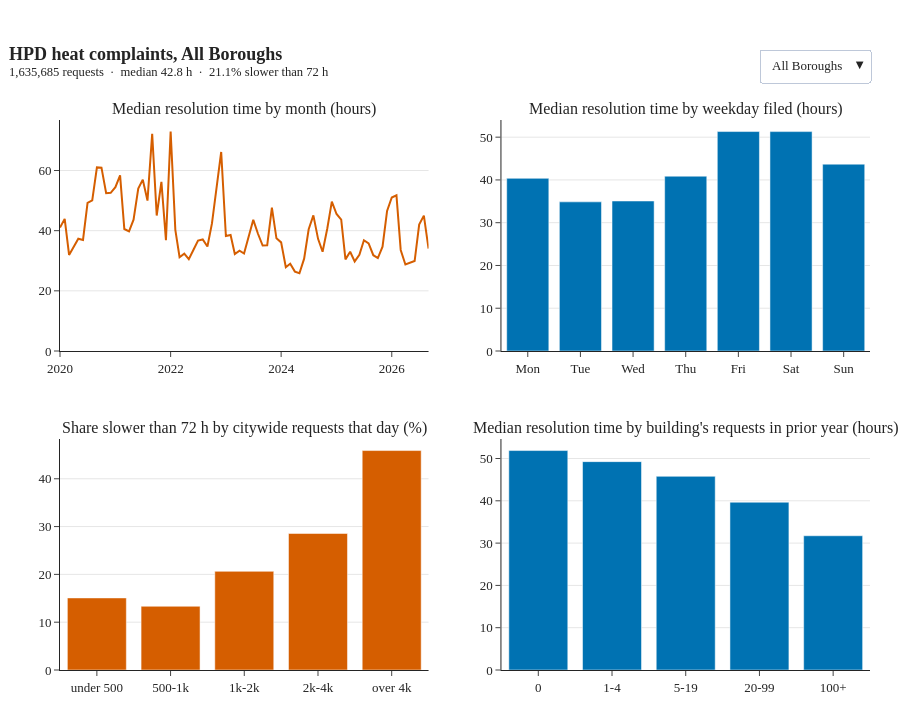

Notebook code for this chart:
### Code cell
if go is not None:
    fig = make_subplots(
        rows=2, cols=2, vertical_spacing=0.16, horizontal_spacing=0.09,
        subplot_titles=[
            "Median resolution time by month (hours)",
            "Median resolution time by weekday filed (hours)",
            "Share slower than 72 h by citywide requests that day (%)",
            "Median resolution time by building's requests in prior year (hours)",
        ],
    )
    for k, name in enumerate(SELECTIONS):
        p = panels[name]
        visible = k == 0
        fig.add_trace(go.Scatter(x=p["monthly"].index, y=p["monthly"].values, mode="lines", line={"color": VERMILION, "width": 2},
                                 name="monthly", visible=visible, hovertemplate="%{x|%b %Y}: %{y:.1f} h<extra></extra>"), 1, 1)
        fig.add_trace(go.Bar(x=[d[:3] for d in WEEKDAY_ORDER], y=p["weekday"].values, marker_color=BLUE,
                             name="weekday", visible=visible, hovertemplate="%{x}: %{y:.1f} h<extra></extra>"), 1, 2)
        fig.add_trace(go.Bar(x=VOLUME_BANDS, y=p["volume"].values, marker_color=VERMILION,
                             name="workload", visible=visible, hovertemplate="%{x}: %{y:.1f}%<extra></extra>"), 2, 1)
        fig.add_trace(go.Bar(x=HISTORY_BANDS, y=p["history"].values, marker_color=BLUE,
                             name="history", visible=visible, hovertemplate="%{x} prior requests: %{y:.1f} h<extra></extra>"), 2, 2)

    buttons = []
    for k, name in enumerate(SELECTIONS):
        visible = [j // 4 == k for j in range(4 * len(SELECTIONS))]
        buttons.append({"label": name.title(), "method": "update",
                        "args": [{"visible": visible}, {"title.text": f"<b>HPD heat complaints, {name.title()}</b><br><sup>{panels[name]['title']}</sup>"}]})

    fig.update_layout(
        title={"text": f"<b>HPD heat complaints, All Boroughs</b><br><sup>{panels['All boroughs']['title']}</sup>", "x": 0.01},
        updatemenus=[{"buttons": buttons, "x": 1.0, "xanchor": "right", "y": 1.13, "yanchor": "top", "showactive": True}],
        template="simple_white", font={"family": "Times New Roman, DejaVu Serif, serif", "size": 13},
        height=720, showlegend=False, margin={"t": 120, "l": 60, "r": 30, "b": 50},
    )
    fig.update_yaxes(rangemode="tozero", gridcolor="#E6E6E6", showgrid=True)
    fig.write_html(FIG_DIR / "dashboard.html", include_plotlyjs=True)
    fig.show()

### Figure 1 — Plotly figure (JSON) as saved in the notebook; plotly's stock layout.template omitted (floating-point values rounded to 4 significant figures)
{"data": [{"hovertemplate": "%{x|%b %Y}: %{y:.1f} h<extra></extra>", "line": {"color": "#D55E00", "width": 2}, "mode": "lines", "name": "monthly", "type": "scatter", "visible": true, "x": ["2020-01-01T00:00:00", "2020-02-01T00:00:00", "2020-03-01T00:00:00", "2020-04-01T00:00:00", "2020-05-01T00:00:00", "2020-06-01T00:00:00", "2020-07-01T00:00:00", "2020-08-01T00:00:00", "2020-09-01T00:00:00", "2020-10-01T00:00:00", "2020-11-01T00:00:00", "2020-12-01T00:00:00", "2021-01-01T00:00:00", "2021-02-01T00:00:00", "2021-03-01T00:00:00", "2021-04-01T00:00:00", "2021-05-01T00:00:00", "2021-06-01T00:00:00", "2021-07-01T00:00:00", "2021-08-01T00:00:00", "2021-09-01T00:00:00", "2021-10-01T00:00:00", "2021-11-01T00:00:00", "2021-12-01T00:00:00", "2022-01-01T00:00:00", "2022-02-01T00:00:00", "2022-03-01T00:00:00", "2022-04-01T00:00:00", "2022-05-01T00:00:00", "2022-06-01T00:00:00", "2022-07-01T00:00:00", "2022-08-01T00:00:00", "2022-09-01T00:00:00", "2022-10-01T00:00:00", "2022-11-01T00:00:00", "2022-12-01T00:00:00", "2023-01-01T00:00:00", "2023-02-01T00:00:00", "2023-03-01T00:00:00", "2023-04-01T00:00:00", "2023-05-01T00:00:00", "2023-06-01T00:00:00", "2023-07-01T00:00:00", "2023-08-01T00:00:00", "2023-09-01T00:00:00", "2023-10-01T00:00:00", "2023-11-01T00:00:00", "2023-12-01T00:00:00", "2024-01-01T00:00:00", "2024-02-01T00:00:00", "2024-03-01T00:00:00", "2024-04-01T00:00:00", "2024-05-01T00:00:00", "2024-06-01T00:00:00", "2024-07-01T00:00:00", "2024-08-01T00:00:00", "2024-09-01T00:00:00", "2024-10-01T00:00:00", "2024-11-01T00:00:00", "2024-12-01T00:00:00", "2025-01-01T00:00:00", "2025-02-01T00:00:00", "2025-03-01T00:00:00", "2025-04-01T00:00:00", "2025-05-01T00:00:00", "2025-06-01T00:00:00", "2025-07-01T00:00:00", "2025-08-01T00:00:00", "2025-09-01T00:00:00", "2025-10-01T00:00:00", "2025-11-01T00:00:00", "2025-12-01T00:00:00", "2026-01-01T00:00:00", "2026-02-01T00:00:00", "2026-03-01T00:00:00", "2026-04-01T00:00:00", "2026-05-01T00:00:00", "2026-06-01T00:00:00", "2026-07-01T00:00:00", "2026-08-01T00:00:00", "2026-09-01T00:00:00"], "xaxis": "x", "y": [41.05, 43.92, 31.94, 34.78, 37.32, 36.9, 49.25, 50.1, 61.03, 60.95, 52.46, 52.58, 54.43, 58.38, 40.55, 39.79, 43.64, 53.97, 56.95, 49.99, 72.17, 45.04, 56.22, 36.83, 72.95, 40.27, 31.17, 32.34, 30.54, 33.67, 36.73, 37.07, 34.72, 42.41, 55.39, 66.15, 38.23, 38.59, 32.22, 33.35, 32.41, 38.34, 43.59, 38.97, 35.07, 35.12, 47.68, 37.46, 36.1, 27.83, 28.98, 26.4, 25.84, 30.7, 40.48, 45.08, 37.29, 33.0, 40.72, 49.67, 45.54, 43.68, 30.45, 32.99, 29.78, 31.96, 36.81, 35.74, 31.84, 30.9, 34.67, 46.58, 51.03, 51.75, 33.59, 28.76, 29.23, 29.91, 42.01, 45.0, 34.01], "yaxis": "y"}, {"hovertemplate": "%{x}: %{y:.1f} h<extra></extra>", "marker": {"color": "#0072B2"}, "name": "weekday", "type": "bar", "visible": true, "x": ["Mon", "Tue", "Wed", "Thu", "Fri", "Sat", "Sun"], "xaxis": "x2", "y": [40.37, 34.87, 35.07, 40.88, 51.31, 51.3, 43.69], "yaxis": "y2"}, {"hovertemplate": "%{x}: %{y:.1f}%<extra></extra>", "marker": {"color": "#D55E00"}, "name": "workload", "type": "bar", "visible": true, "x": ["under 500", "500-1k", "1k-2k", "2k-4k", "over 4k"], "xaxis": "x3", "y": [15.07, 13.33, 20.64, 28.56, 45.9], "yaxis": "y3"}, {"hovertemplate": "%{x} prior requests: %{y:.1f} h<extra></extra>", "marker": {"color": "#0072B2"}, "name": "history", "type": "bar", "visible": true, "x": ["0", "1-4", "5-19", "20-99", "100+"], "xaxis": "x4", "y": [51.88, 49.26, 45.79, 39.67, 31.74], "yaxis": "y4"}, {"hovertemplate": "%{x|%b %Y}: %{y:.1f} h<extra></extra>", "line": {"color": "#D55E00", "width": 2}, "mode": "lines", "name": "monthly", "type": "scatter", "visible": false, "x": ["2020-01-01T00:00:00", "2020-02-01T00:00:00", "2020-03-01T00:00:00", "2020-04-01T00:00:00", "2020-05-01T00:00:00", "2020-06-01T00:00:00", "2020-07-01T00:00:00", "2020-08-01T00:00:00", "2020-09-01T00:00:00", "2020-10-01T00:00:00", "2020-11-01T00:00:00", "2020-12-01T00:00:00", "2021-01-01T00:00:00", "2021-02-01T00:00:00", "2021-03-01T00:00:00", "2021-04-01T00:00:00", "2021-05-01T00:00:00", "2021-06-01T00:00:00", "2021-07-01T00:00:00", "2021-08-01T00:00:00", "2021-09-01T00:00:00", "2021-10-01T00:00:00", "2021-11-01T00:00:00", "2021-12-01T00:00:00", "2022-01-01T00:00:00", "2022-02-01T00:00:00", "2022-03-01T00:00:00", "2022-04-01T00:00:00", "2022-05-01T00:00:00", "2022-06-01T00:00:00", "2022-07-01T00:00:00", "2022-08-01T00:00:00", "2022-09-01T00:00:00", "2022-10-01T00:00:00", "2022-11-01T00:00:00", "2022-12-01T00:00:00", "2023-01-01T00:00:00", "2023-02-01T00:00:00", "2023-03-01T00:00:00", "2023-04-01T00:00:00", "2023-05-01T00:00:00", "2023-06-01T00:00:00", "2023-07-01T00:00:00", "2023-08-01T00:00:00", "2023-09-01T00:00:00", "2023-10-01T00:00:00", "2023-11-01T00:00:00", "2023-12-01T00:00:00", "2024-01-01T00:00:00", "2024-02-01T00:00:00", "2024-03-01T00:00:00", "2024-04-01T00:00:00", "2024-05-01T00:00:00", "2024-06-01T00:00:00", "2024-07-01T00:00:00", "2024-08-01T00:00:00", "2024-09-01T00:00:00", "2024-10-01T00:00:00", "2024-11-01T00:00:00", "2024-12-01T00:00:00", "2025-01-01T00:00:00", "2025-02-01T00:00:00", "2025-03-01T00:00:00", "2025-04-01T00:00:00", "2025-05-01T00:00:00", "2025-06-01T00:00:00", "2025-07-01T00:00:00", "2025-08-01T00:00:00", "2025-09-01T00:00:00", "2025-10-01T00:00:00", "2025-11-01T00:00:00", "2025-12-01T00:00:00", "2026-01-01T00:00:00", "2026-02-01T00:00:00", "2026-03-01T00:00:00", "2026-04-01T00:00:00", "2026-05-01T00:00:00", "2026-06-01T00:00:00", "2026-07-01T00:00:00", "2026-08-01T00:00:00", "2026-09-01T00:00:00"], "xaxis": "x", "y": [40.91, 41.28, 28.0, 28.65, 30.21, 31.66, 47.63, 51.25, 53.63, 51.14, 47.69, 53.34, 54.33, 55.21, 35.01, 31.43, 30.52, 50.86, 51.97, 33.84, 66.38, 36.04, 42.49, 29.91, 57.75, 34.39, 25.98, 27.92, 25.77, 32.88, 35.92, 30.68, 24.69, 31.57, 45.19, 54.48, 35.05, 36.1, 32.72, 29.61, 30.1, 26.85, 33.66, 26.73, 27.88, 31.0, 43.99, 35.2, 29.6, 23.53, 24.55, 24.2, 22.82, 25.47, 31.96, 38.5, 33.82, 29.31, 32.23, 44.45, 35.84, 36.01, 27.95, 31.09, 28.64, 30.04, 32.36, 35.86, 31.5, 24.87, 30.83, 41.17, 44.88, 39.55, 31.02, 28.75, 30.91, 32.66, 46.42, 43.08, 34.46], "yaxis": "y"}, {"hovertemplate": "%{x}: %{y:.1f} h<extra></extra>", "marker": {"color": "#0072B2"}, "name": "weekday", "type": "bar", "visible": false, "x": ["Mon", "Tue", "Wed", "Thu", "Fri", "Sat", "Sun"], "xaxis": "x2", "y": [32.96, 30.36, 28.78, 31.3, 48.11, 48.44, 37.51], "yaxis": "y2"}, {"hovertemplate": "%{x}: %{y:.1f}%<extra></extra>", "marker": {"color": "#D55E00"}, "name": "workload", "type": "bar", "visible": false, "x": ["under 500", "500-1k", "1k-2k", "2k-4k", "over 4k"], "xaxis": "x3", "y": [10.73, 9.42, 14.97, 18.99, 28.87], "yaxis": "y3"}, {"hovertemplate": "%{x} prior requests: %{y:.1f} h<extra></extra>", "marker": {"color": "#0072B2"}, "name": "history", "type": "bar", "visible": false, "x": ["0", "1-4", "5-19", "20-99", "100+"], "xaxis": "x4", "y": [46.7, 44.72, 41.34, 35.32, 28.54], "yaxis": "y4"}, {"hovertemplate": "%{x|%b %Y}: %{y:.1f} h<extra></extra>", "line": {"color": "#D55E00", "width": 2}, "mode": "lines", "name": "monthly", "type": "scatter", "visible": false, "x": ["2020-01-01T00:00:00", "2020-02-01T00:00:00", "2020-03-01T00:00:00", "2020-04-01T00:00:00", "2020-05-01T00:00:00", "2020-06-01T00:00:00", "2020-07-01T00:00:00", "2020-08-01T00:00:00", "2020-09-01T00:00:00", "2020-10-01T00:00:00", "2020-11-01T00:00:00", "2020-12-01T00:00:00", "2021-01-01T00:00:00", "2021-02-01T00:00:00", "2021-03-01T00:00:00", "2021-04-01T00:00:00", "2021-05-01T00:00:00", "2021-06-01T00:00:00", "2021-07-01T00:00:00", "2021-08-01T00:00:00", "2021-09-01T00:00:00", "2021-10-01T00:00:00", "2021-11-01T00:00:00", "2021-12-01T00:00:00", "2022-01-01T00:00:00", "2022-02-01T00:00:00", "2022-03-01T00:00:00", "2022-04-01T00:00:00", "2022-05-01T00:00:00", "2022-06-01T00:00:00", "2022-07-01T00:00:00", "2022-08-01T00:00:00", "2022-09-01T00:00:00", "2022-10-01T00:00:00", "2022-11-01T00:00:00", "2022-12-01T00:00:00", "2023-01-01T00:00:00", "2023-02-01T00:00:00", "2023-03-01T00:00:00", "2023-04-01T00:00:00", "2023-05-01T00:00:00", "2023-06-01T00:00:00", "2023-07-01T00:00:00", "2023-08-01T00:00:00", "2023-09-01T00:00:00", "2023-10-01T00:00:00", "2023-11-01T00:00:00", "2023-12-01T00:00:00", "2024-01-01T00:00:00", "2024-02-01T00:00:00", "2024-03-01T00:00:00", "2024-04-01T00:00:00", "2024-05-01T00:00:00", "2024-06-01T00:00:00", "2024-07-01T00:00:00", "2024-08-01T00:00:00", "2024-09-01T00:00:00", "2024-10-01T00:00:00", "2024-11-01T00:00:00", "2024-12-01T00:00:00", "2025-01-01T00:00:00", "2025-02-01T00:00:00", "2025-03-01T00:00:00", "2025-04-01T00:00:00", "2025-05-01T00:00:00", "2025-06-01T00:00:00", "2025-07-01T00:00:00", "2025-08-01T00:00:00", "2025-09-01T00:00:00", "2025-10-01T00:00:00", "2025-11-01T00:00:00", "2025-12-01T00:00:00", "2026-01-01T00:00:00", "2026-02-01T00:00:00", "2026-03-01T00:00:00", "2026-04-01T00:00:00", "2026-05-01T00:00:00", "2026-06-01T00:00:00", "2026-07-01T00:00:00", "2026-08-01T00:00:00", "2026-09-01T00:00:00"], "xaxis": "x", "y": [39.04, 40.21, 30.1, 32.24, 33.06, 42.46, 52.21, 52.05, 78.79, 68.05, 60.01, 50.16, 50.66, 55.72, 42.4, 47.9, 52.72, 71.95, 77.81, 80.01, 82.58, 60.39, 64.91, 36.82, 84.34, 42.13, 33.82, 33.93, 40.33, 44.42, 42.73, 47.14, 43.67, 44.99, 68.9, 69.84, 34.01, 35.95, 25.93, 30.69, 27.2, 41.89, 49.76, 41.9, 37.1, 37.82, 42.58, 34.02, 39.98, 29.84, 31.86, 28.96, 27.76, 36.59, 41.92, 68.18, 40.77, 35.11, 46.88, 58.56, 46.26, 43.95, 31.49, 30.85, 27.48, 30.59, 37.41, 38.3, 30.96, 31.48, 37.74, 51.22, 66.52, 78.31, 42.88, 29.76, 30.79, 31.37, 45.75, 47.63, 33.33], "yaxis": "y"}, {"hovertemplate": "%{x}: %{y:.1f} h<extra></extra>", "marker": {"color": "#0072B2"}, "name": "weekday", "type": "bar", "visible": false, "x": ["Mon", "Tue", "Wed", "Thu", "Fri", "Sat", "Sun"], "xaxis": "x2", "y": [43.51, 37.03, 38.93, 45.13, 52.85, 53.37, 46.62], "yaxis": "y2"}, {"hovertemplate": "%{x}: %{y:.1f}%<extra></extra>", "marker": {"color": "#D55E00"}, "name": "workload", "type": "bar", "visible": false, "x": ["under 500", "500-1k", "1k-2k", "2k-4k", "over 4k"], "xaxis": "x3", "y": [18.04, 13.12, 22.64, 33.89, 59.16], "yaxis": "y3"}, {"hovertemplate": "%{x} prior requests: %{y:.1f} h<extra></extra>", "marker": {"color": "#0072B2"}, "name": "history", "type": "bar", "visible": false, "x": ["0", "1-4", "5-19", "20-99", "100+"], "xaxis": "x4", "y": [52.32, 50.06, 46.99, 41.8, 34.61], "yaxis": "y4"}, {"hovertemplate": "%{x|%b %Y}: %{y:.1f} h<extra></extra>", "line": {"color": "#D55E00", "width": 2}, "mode": "lines", "name": "monthly", "type": "scatter", "visible": false, "x": ["2020-01-01T00:00:00", "2020-02-01T00:00:00", "2020-03-01T00:00:00", "2020-04-01T00:00:00", "2020-05-01T00:00:00", "2020-06-01T00:00:00", "2020-07-01T00:00:00", "2020-08-01T00:00:00", "2020-09-01T00:00:00", "2020-10-01T00:00:00", "2020-11-01T00:00:00", "2020-12-01T00:00:00", "2021-01-01T00:00:00", "2021-02-01T00:00:00", "2021-03-01T00:00:00", "2021-04-01T00:00:00", "2021-05-01T00:00:00", "2021-06-01T00:00:00", "2021-07-01T00:00:00", "2021-08-01T00:00:00", "2021-09-01T00:00:00", "2021-10-01T00:00:00", "2021-11-01T00:00:00", "2021-12-01T00:00:00", "2022-01-01T00:00:00", "2022-02-01T00:00:00", "2022-03-01T00:00:00", "2022-04-01T00:00:00", "2022-05-01T00:00:00", "2022-06-01T00:00:00", "2022-07-01T00:00:00", "2022-08-01T00:00:00", "2022-09-01T00:00:00", "2022-10-01T00:00:00", "2022-11-01T00:00:00", "2022-12-01T00:00:00", "2023-01-01T00:00:00", "2023-02-01T00:00:00", "2023-03-01T00:00:00", "2023-04-01T00:00:00", "2023-05-01T00:00:00", "2023-06-01T00:00:00", "2023-07-01T00:00:00", "2023-08-01T00:00:00", "2023-09-01T00:00:00", "2023-10-01T00:00:00", "2023-11-01T00:00:00", "2023-12-01T00:00:00", "2024-01-01T00:00:00", "2024-02-01T00:00:00", "2024-03-01T00:00:00", "2024-04-01T00:00:00", "2024-05-01T00:00:00", "2024-06-01T00:00:00", "2024-07-01T00:00:00", "2024-08-01T00:00:00", "2024-09-01T00:00:00", "2024-10-01T00:00:00", "2024-11-01T00:00:00", "2024-12-01T00:00:00", "2025-01-01T00:00:00", "2025-02-01T00:00:00", "2025-03-01T00:00:00", "2025-04-01T00:00:00", "2025-05-01T00:00:00", "2025-06-01T00:00:00", "2025-07-01T00:00:00", "2025-08-01T00:00:00", "2025-09-01T00:00:00", "2025-10-01T00:00:00", "2025-11-01T00:00:00", "2025-12-01T00:00:00", "2026-01-01T00:00:00", "2026-02-01T00:00:00", "2026-03-01T00:00:00", "2026-04-01T00:00:00", "2026-05-01T00:00:00", "2026-06-01T00:00:00", "2026-07-01T00:00:00", "2026-08-01T00:00:00", "2026-09-01T00:00:00"], "xaxis": "x", "y": [34.16, 50.71, 33.25, 51.96, 54.15, 28.34, 33.27, 37.74, 42.88, 57.13, 46.21, 47.1, 57.37, 65.28, 34.12, 34.73, 43.05, 44.34, 49.55, 34.63, 58.67, 41.91, 65.37, 45.51, 97.49, 46.71, 36.53, 35.34, 28.11, 27.56, 33.46, 41.27, 37.15, 46.99, 51.58, 68.27, 47.63, 44.31, 43.52, 45.01, 45.61, 50.21, 52.72, 44.62, 39.9, 44.1, 57.69, 45.81, 45.48, 36.44, 33.26, 29.25, 28.15, 32.8, 46.6, 42.94, 41.74, 35.18, 46.9, 53.38, 65.59, 52.31, 37.92, 43.77, 35.27, 32.74, 43.61, 37.04, 31.7, 39.01, 34.2, 46.99, 48.49, 45.26, 30.46, 26.85, 25.76, 26.53, 33.25, 40.76, 33.87], "yaxis": "y"}, {"hovertemplate": "%{x}: %{y:.1f} h<extra></extra>", "marker": {"color": "#0072B2"}, "name": "weekday", "type": "bar", "visible": false, "x": ["Mon", "Tue", "Wed", "Thu", "Fri", "Sat", "Sun"], "xaxis": "x2", "y": [44.61, 37.3, 39.45, 46.19, 54.08, 53.29, 46.46], "yaxis": "y2"}, {"hovertemplate": "%{x}: %{y:.1f}%<extra></extra>", "marker": {"color": "#D55E00"}, "name": "workload", "type": "bar", "visible": false, "x": ["under 500", "500-1k", "1k-2k", "2k-4k", "over 4k"], "xaxis": "x3", "y": [15.13, 16.43, 24.35, 33.84, 47.8], "yaxis": "y3"}, {"hovertemplate": "%{x} prior requests: %{y:.1f} h<extra></extra>", "marker": {"color": "#0072B2"}, "name": "history", "type": "bar", "visible": false, "x": ["0", "1-4", "5-19", "20-99", "100+"], "xaxis": "x4", "y": [54.4, 51.78, 48.29, 42.99, 35.71], "yaxis": "y4"}, {"hovertemplate": "%{x|%b %Y}: %{y:.1f} h<extra></extra>", "line": {"color": "#D55E00", "width": 2}, "mode": "lines", "name": "monthly", "type": "scatter", "visible": false, "x": ["2020-01-01T00:00:00", "2020-02-01T00:00:00", "2020-03-01T00:00:00", "2020-04-01T00:00:00", "2020-05-01T00:00:00", "2020-06-01T00:00:00", "2020-07-01T00:00:00", "2020-08-01T00:00:00", "2020-09-01T00:00:00", "2020-10-01T00:00:00", "2020-11-01T00:00:00", "2020-12-01T00:00:00", "2021-01-01T00:00:00", "2021-02-01T00:00:00", "2021-03-01T00:00:00", "2021-04-01T00:00:00", "2021-05-01T00:00:00", "2021-06-01T00:00:00", "2021-07-01T00:00:00", "2021-08-01T00:00:00", "2021-09-01T00:00:00", "2021-10-01T00:00:00", "2021-11-01T00:00:00", "2021-12-01T00:00:00", "2022-01-01T00:00:00", "2022-02-01T00:00:00", "2022-03-01T00:00:00", "2022-04-01T00:00:00", "2022-05-01T00:00:00", "2022-06-01T00:00:00", "2022-07-01T00:00:00", "2022-08-01T00:00:00", "2022-09-01T00:00:00", "2022-10-01T00:00:00", "2022-11-01T00:00:00", "2022-12-01T00:00:00", "2023-01-01T00:00:00", "2023-02-01T00:00:00", "2023-03-01T00:00:00", "2023-04-01T00:00:00", "2023-05-01T00:00:00", "2023-06-01T00:00:00", "2023-07-01T00:00:00", "2023-08-01T00:00:00", "2023-09-01T00:00:00", "2023-10-01T00:00:00", "2023-11-01T00:00:00", "2023-12-01T00:00:00", "2024-01-01T00:00:00", "2024-02-01T00:00:00", "2024-03-01T00:00:00", "2024-04-01T00:00:00", "2024-05-01T00:00:00", "2024-06-01T00:00:00", "2024-07-01T00:00:00", "2024-08-01T00:00:00", "2024-09-01T00:00:00", "2024-10-01T00:00:00", "2024-11-01T00:00:00", "2024-12-01T00:00:00", "2025-01-01T00:00:00", "2025-02-01T00:00:00", "2025-03-01T00:00:00", "2025-04-01T00:00:00", "2025-05-01T00:00:00", "2025-06-01T00:00:00", "2025-07-01T00:00:00", "2025-08-01T00:00:00", "2025-09-01T00:00:00", "2025-10-01T00:00:00", "2025-11-01T00:00:00", "2025-12-01T00:00:00", "2026-01-01T00:00:00", "2026-02-01T00:00:00", "2026-03-01T00:00:00", "2026-04-01T00:00:00", "2026-05-01T00:00:00", "2026-06-01T00:00:00", "2026-07-01T00:00:00", "2026-08-01T00:00:00", "2026-09-01T00:00:00"], "xaxis": "x", "y": [50.57, 47.78, 51.27, 51.09, 64.28, 71.43, 82.8, 64.07, 70.31, 78.8, 70.88, 67.73, 58.06, 72.09, 53.8, 66.41, 59.99, 62.71, 65.75, 66.42, 76.19, 43.2, 73.27, 46.62, 75.11, 39.96, 35.48, 39.36, 33.75, 32.41, 32.75, 29.03, 30.85, 50.87, 73.61, 84.78, 42.3, 40.25, 29.12, 30.83, 28.13, 41.09, 38.99, 46.73, 35.39, 26.2, 54.99, 38.68, 36.45, 27.36, 28.07, 23.11, 23.64, 26.26, 29.13, 33.35, 30.24, 33.15, 41.97, 49.64, 50.64, 47.69, 26.52, 25.69, 27.0, 42.44, 38.77, 29.62, 32.38, 35.66, 42.84, 54.02, 56.0, 81.81, 30.68, 30.0, 29.21, 27.95, 44.08, 49.13, 36.03], "yaxis": "y"}, {"hovertemplate": "%{x}: %{y:.1f} h<extra></extra>", "marker": {"color": "#0072B2"}, "name": "weekday", "type": "bar", "visible": false, "x": ["Mon", "Tue", "Wed", "Thu", "Fri", "Sat", "Sun"], "xaxis": "x2", "y": [45.68, 39.65, 43.38, 45.43, 52.1, 54.4, 48.27], "yaxis": "y2"}, {"hovertemplate": "%{x}: %{y:.1f}%<extra></extra>", "marker": {"color": "#D55E00"}, "name": "workload", "type": "bar", "visible": false, "x": ["under 500", "500-1k", "1k-2k", "2k-4k", "over 4k"], "xaxis": "x3", "y": [18.78, 18.03, 25.35, 34.18, 58.32], "yaxis": "y3"}, {"hovertemplate": "%{x} prior requests: %{y:.1f} h<extra></extra>", "marker": {"color": "#0072B2"}, "name": "history", "type": "bar", "visible": false, "x": ["0", "1-4", "5-19", "20-99", "100+"], "xaxis": "x4", "y": [55.25, 52.3, 49.33, 44.38, 33.64], "yaxis": "y4"}, {"hovertemplate": "%{x|%b %Y}: %{y:.1f} h<extra></extra>", "line": {"color": "#D55E00", "width": 2}, "mode": "lines", "name": "monthly", "type": "scatter", "visible": false, "x": ["2020-01-01T00:00:00", "2020-02-01T00:00:00", "2020-03-01T00:00:00", "2020-04-01T00:00:00", "2020-05-01T00:00:00", "2020-06-01T00:00:00", "2020-07-01T00:00:00", "2020-08-01T00:00:00", "2020-09-01T00:00:00", "2020-10-01T00:00:00", "2020-11-01T00:00:00", "2020-12-01T00:00:00", "2021-01-01T00:00:00", "2021-02-01T00:00:00", "2021-03-01T00:00:00", "2021-04-01T00:00:00", "2021-05-01T00:00:00", "2021-06-01T00:00:00", "2021-07-01T00:00:00", "2021-08-01T00:00:00", "2021-09-01T00:00:00", "2021-10-01T00:00:00", "2021-11-01T00:00:00", "2021-12-01T00:00:00", "2022-01-01T00:00:00", "2022-02-01T00:00:00", "2022-03-01T00:00:00", "2022-04-01T00:00:00", "2022-05-01T00:00:00", "2022-06-01T00:00:00", "2022-07-01T00:00:00", "2022-08-01T00:00:00", "2022-09-01T00:00:00", "2022-10-01T00:00:00", "2022-11-01T00:00:00", "2022-12-01T00:00:00", "2023-01-01T00:00:00", "2023-02-01T00:00:00", "2023-03-01T00:00:00", "2023-04-01T00:00:00", "2023-05-01T00:00:00", "2023-06-01T00:00:00", "2023-07-01T00:00:00", "2023-08-01T00:00:00", "2023-09-01T00:00:00", "2023-10-01T00:00:00", "2023-11-01T00:00:00", "2023-12-01T00:00:00", "2024-01-01T00:00:00", "2024-02-01T00:00:00", "2024-03-01T00:00:00", "2024-04-01T00:00:00", "2024-05-01T00:00:00", "2024-06-01T00:00:00", "2024-07-01T00:00:00", "2024-08-01T00:00:00", "2024-09-01T00:00:00", "2024-10-01T00:00:00", "2024-11-01T00:00:00", "2024-12-01T00:00:00", "2025-01-01T00:00:00", "2025-02-01T00:00:00", "2025-03-01T00:00:00", "2025-04-01T00:00:00", "2025-05-01T00:00:00", "2025-06-01T00:00:00", "2025-07-01T00:00:00", "2025-08-01T00:00:00", "2025-09-01T00:00:00", "2025-10-01T00:00:00", "2025-11-01T00:00:00", "2025-12-01T00:00:00", "2026-01-01T00:00:00", "2026-02-01T00:00:00", "2026-03-01T00:00:00", "2026-04-01T00:00:00", "2026-05-01T00:00:00", "2026-06-01T00:00:00", "2026-07-01T00:00:00", "2026-08-01T00:00:00", "2026-09-01T00:00:00"], "xaxis": "x", "y": [47.82, 52.15, 41.38, 43.8, 83.42, 78.95, 132.3, 102.8, 118.5, 79.51, 54.38, 59.16, 70.28, 67.9, 41.96, 51.7, 52.34, 71.03, 59.95, 70.94, 133.6, 83.38, 70.43, 60.87, 67.86, 45.87, 39.12, 37.23, 43.7, 60.95, 46.87, 45.56, 72.12, 63.57, 51.08, 71.39, 45.66, 48.18, 28.69, 45.79, 42.67, 53.59, 53.6, 77.34, 36.05, 47.28, 48.84, 45.0, 41.22, 34.03, 42.07, 46.82, 40.39, 104.7, 46.29, 95.64, 83.89, 30.42, 25.55, 40.28, 42.25, 38.99, 32.58, 31.39, 38.3, 29.92, 23.68, 48.93, 40.06, 22.73, 27.76, 42.27, 44.62, 46.38, 34.31, 30.41, 48.55, 40.95, 43.49, 65.99, 35.42], "yaxis": "y"}, {"hovertemplate": "%{x}: %{y:.1f} h<extra></extra>", "marker": {"color": "#0072B2"}, "name": "weekday", "type": "bar", "visible": false, "x": ["Mon", "Tue", "Wed", "Thu", "Fri", "Sat", "Sun"], "xaxis": "x2", "y": [41.62, 39.2, 38.68, 43.87, 69.15, 56.48, 46.06], "yaxis": "y2"}, {"hovertemplate": "%{x}: %{y:.1f}%<extra></extra>", "marker": {"color": "#D55E00"}, "name": "workload", "type": "bar", "visible": false, "x": ["under 500", "500-1k", "1k-2k", "2k-4k", "over 4k"], "xaxis": "x3", "y": [28.14, 23.69, 24.74, 25.23, 24.32], "yaxis": "y3"}, {"hovertemplate": "%{x} prior requests: %{y:.1f} h<extra></extra>", "marker": {"color": "#0072B2"}, "name": "history", "type": "bar", "visible": false, "x": ["0", "1-4", "5-19", "20-99", "100+"], "xaxis": "x4", "y": [50.66, 49.76, 47.02, 42.95, 30.4], "yaxis": "y4"}], "layout": {"annotations": [{"font": {"size": 16}, "showarrow": false, "text": "Median resolution time by month (hours)", "x": 0.2275, "xanchor": "center", "xref": "paper", "y": 1, "yanchor": "bottom", "yref": "paper"}, {"font": {"size": 16}, "showarrow": false, "text": "Median resolution time by weekday filed (hours)", "x": 0.7725, "xanchor": "center", "xref": "paper", "y": 1, "yanchor": "bottom", "yref": "paper"}, {"font": {"size": 16}, "showarrow": false, "text": "Share slower than 72 h by citywide requests that day (%)", "x": 0.2275, "xanchor": "center", "xref": "paper", "y": 0.42, "yanchor": "bottom", "yref": "paper"}, {"font": {"size": 16}, "showarrow": false, "text": "Median resolution time by building's requests in prior year (hours)", "x": 0.7725, "xanchor": "center", "xref": "paper", "y": 0.42, "yanchor": "bottom", "yref": "paper"}], "font": {"family": "Times New Roman, DejaVu Serif, serif", "size": 13}, "height": 720, "margin": {"b": 50, "l": 60, "r": 30, "t": 120}, "showlegend": false, "title": {"text": "<b>HPD heat complaints, All Boroughs</b><br><sup>1,635,685 requests  ·  median 42.8 h  ·  21.1% slower than 72 h</sup>", "x": 0.01}, "updatemenus": [{"buttons": [{"args": [{"visible": [true, true, true, true, false, false, false, false, false, false, false, false, false, false, false, false, false, false, false, false, false, false, false, false]}, {"title.text": "<b>HPD heat complaints, All Boroughs</b><br><sup>1,635,685 requests  ·  median 42.8 h  ·  21.1% slower than 72 h</sup>"}], "label": "All Boroughs", "method": "update"}, {"args": [{"visible": [false, false, false, false, true, true, true, true, false, false, false, false, false, false, false, false, false, false, false, false, false, false, false, false]}, {"title.text": "<b>HPD heat complaints, Bronx</b><br><sup>579,430 requests  ·  median 36.5 h  ·  14.6% slower than 72 h</sup>"}], "label": "Bronx", "method": "update"}, {"args": [{"visible": [false, false, false, false, false, false, false, false, true, true, true, true, false, false, false, false, false, false, false, false, false, false, false, false]}, {"title.text": "<b>HPD heat complaints, Brooklyn</b><br><sup>441,347 requests  ·  median 45.4 h  ·  24.2% slower than 72 h</sup>"}], "label": "Brooklyn", "method": "update"}, {"args": [{"visible": [false, false, false, false, false, false, false, false, false, false, false, false, true, true, true, true, false, false, false, false, false, false, false, false]}, {"title.text": "<b>HPD heat complaints, Manhattan</b><br><sup>377,307 requests  ·  median 45.9 h  ·  24.3% slower than 72 h</sup>"}], "label": "Manhattan", "method": "update"}, {"args": [{"visible": [false, false, false, false, false, false, false, false, false, false, false, false, false, false, false, false, true, true, true, true, false, false, false, false]}, {"title.text": "<b>HPD heat complaints, Queens</b><br><sup>219,260 requests  ·  median 46.9 h  ·  26.4% slower than 72 h</sup>"}], "label": "Queens", "method": "update"}, {"args": [{"visible": [false, false, false, false, false, false, false, false, false, false, false, false, false, false, false, false, false, false, false, false, true, true, true, true]}, {"title.text": "<b>HPD heat complaints, Staten Island</b><br><sup>18,334 requests  ·  median 45.9 h  ·  25.1% slower than 72 h</sup>"}], "label": "Staten Island", "method": "update"}], "showactive": true, "x": 1, "xanchor": "right", "y": 1.13, "yanchor": "top"}], "xaxis": {"anchor": "y", "domain": [0, 0.455]}, "xaxis2": {"anchor": "y2", "domain": [0.545, 1]}, "xaxis3": {"anchor": "y3", "domain": [0, 0.455]}, "xaxis4": {"anchor": "y4", "domain": [0.545, 1]}, "yaxis": {"anchor": "x", "domain": [0.58, 1], "gridcolor": "#E6E6E6", "rangemode": "tozero", "showgrid": true}, "yaxis2": {"anchor": "x2", "domain": [0.58, 1], "gridcolor": "#E6E6E6", "rangemode": "tozero", "showgrid": true}, "yaxis3": {"anchor": "x3", "domain": [0, 0.42], "gridcolor": "#E6E6E6", "rangemode": "tozero", "showgrid": true}, "yaxis4": {"anchor": "x4", "domain": [0, 0.42], "gridcolor": "#E6E6E6", "rangemode": "tozero", "showgrid": true}}}
